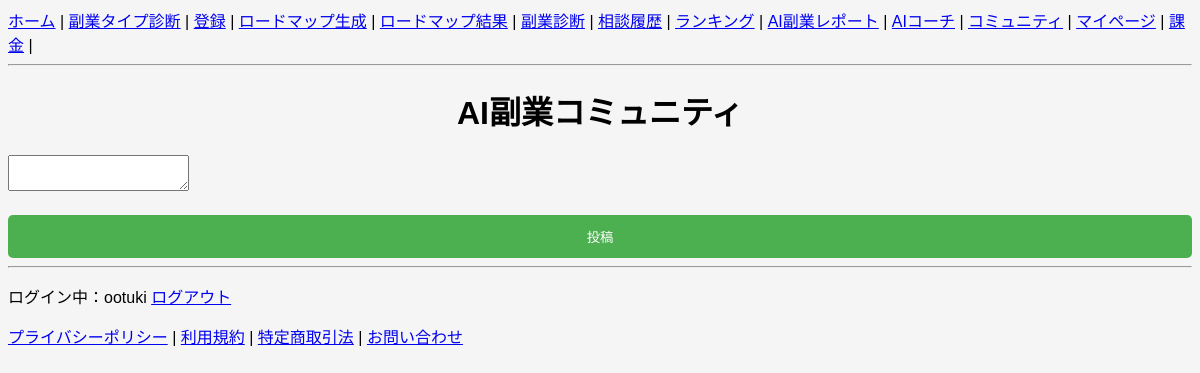
The app's page /community/ (signed in), older data.
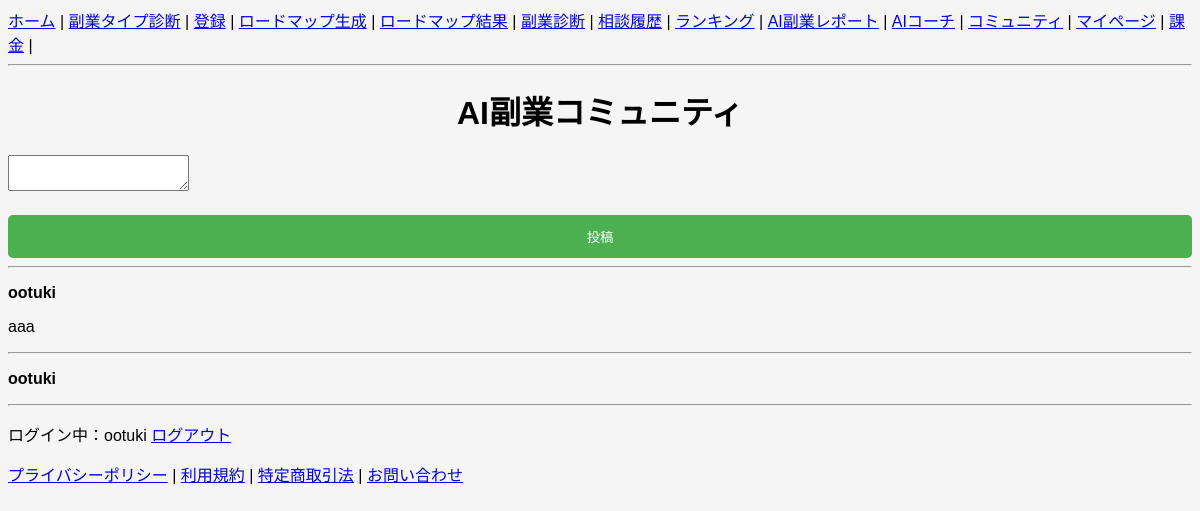
The same page, newer data.
### snippets/models.py (models this page shows)
class CommunityPost(models.Model):
    user = models.ForeignKey(User, on_delete=models.CASCADE)
    content = models.TextField()
    created_at = models.DateTimeField(default=timezone.now)

### snippets/views/community_views.py (the view, shortened to what this page needs)
# urls.py: path("community/", community, name="community"),
@login_required
def community(request):
    posts = CommunityPost.objects.all().order_by("-created_at")
    return render(request, "snippets/community.html", {"posts": posts})

### snippets/templates/snippets/community.html (shortened to what this page needs)
{% extends "base.html" %}
{% block content %}
<h1>AI副業コミュニティ</h1>
<form method="post">
<textarea name="content"></textarea>
<button type="submit">投稿</button>
</form>
<hr>
{% for post in posts %}
<p>
<strong>{{ post.user.username }}</strong>
</p>
<p>
{{ post.content }}
</p>
<hr>
{% endfor %}
{% endblock %}

### snippets/templates/base.html (shortened to what this page needs)
<!DOCTYPE html>
<html>
<head>
</head>
<body>
<nav>
<a href="/">ホーム</a> |
<a href="/type-diagnosis/">副業タイプ診断</a> |
<a href="/signup/">登録</a> |
<a href="/ai-roadmap/">ロードマップ生成</a> |
<a href="/roadmap-result/">ロードマップ結果</a> |
<a href="/diagnosis/">副業診断</a> |
<a href="/history/">相談履歴</a> |
<a href="/ranking/">ランキング</a> |
<a href="/ai-report/">AI副業レポート</a> |
<a href="/ai-chat/">AIコーチ</a> |
<a href="/community/">コミュニティ</a> |
<a href="/my-page/">マイページ</a> |
<a href="/pricing/">課金</a> |
</nav>
<hr>
{% block content %}
{% endblock %}
{% if user.is_authenticated %}
<p>
ログイン中：{{ user.username }}
<a href="/accounts/logout/">ログアウト</a>
</p>
{% endif %}
<footer>
<a href="/privacy/">プライバシーポリシー</a> |
<a href="/terms/">利用規約</a> |
<a href="/legal/">特定商取引法</a> |
<a href="/contact/">お問い合わせ</a>
</footer>
</body>
</html>

### snippets/templates/base.html (style rules this page uses)
body { font-family: Arial; background:#f5f5f5; }
h1 { text-align:center; }
button { width:100%; padding:12px; margin-top:20px; background:#4CAF50; color:white; border:none; border-radius:5px; }

Row changes from the older to the newer data that the page shows:
added CommunityPost: user.username "ootuki", content "aaa"
added CommunityPost: user.username "ootuki"
